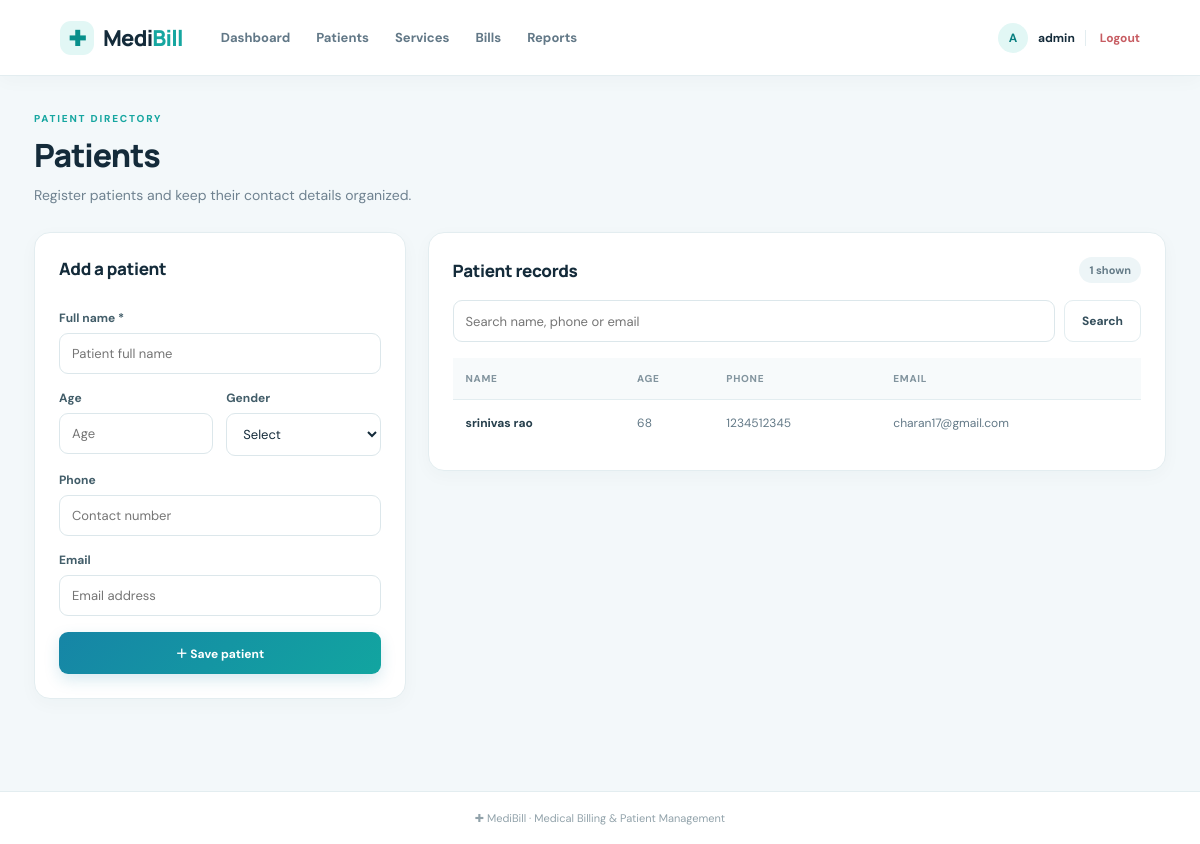
The app's page /patients (signed in) with its own data.
### tables this page shows
CREATE TABLE patients (
        id INTEGER PRIMARY KEY AUTOINCREMENT,
        name TEXT NOT NULL,
        age INTEGER,
        gender TEXT,
        phone TEXT,
        email TEXT,
        created_at TEXT NOT NULL
    );

### app.py (the view, shortened to what this page needs)
@app.route("/patients", methods=["GET", "POST"])
@login_required
def patients():
    db = get_db()
    search = request.args.get("q", "").strip()
    rows = db.execute("""
        SELECT * FROM patients
        WHERE name LIKE ? OR phone LIKE ? OR email LIKE ?
        ORDER BY id DESC
    """, (f"%{search}%", f"%{search}%", f"%{search}%")).fetchall()
    return render_template("patients.html", patients=rows, search=search)

### app.py (called while the page is built)
def get_db():
    if "db" not in g:
        g.db = sqlite3.connect(DATABASE, timeout=15)
        g.db.row_factory = sqlite3.Row
        g.db.execute("PRAGMA foreign_keys = ON")
        g.db.execute("PRAGMA journal_mode = WAL")
    return g.db

def login_required(view):
    @wraps(view)
    def wrapped(*args, **kwargs):
        if "user_id" not in session:
            flash("Please log in to continue.", "warning")
            return redirect(url_for("login"))
        return view(*args, **kwargs)
    return wrapped

### templates/patients.html
{% extends "base.html" %}{% block title %}Patients | MediBill{% endblock %}
{% block content %}
<div class="page-heading"><div><p class="eyebrow">PATIENT DIRECTORY</p><h1>Patients</h1><p class="muted">Register patients and keep their contact details organized.</p></div></div>
<div class="two-column"><form method="post" class="content-card form-stack"><h2>Add a patient</h2><label>Full name *<input name="name" required placeholder="Patient full name"></label><div class="form-row"><label>Age<input type="number" name="age" min="0" max="120" placeholder="Age"></label><label>Gender<select name="gender"><option value="">Select</option><option>Female</option><option>Male</option><option>Other</option></select></label></div><label>Phone<input name="phone" placeholder="Contact number"></label><label>Email<input type="email" name="email" placeholder="Email address"></label><button class="button primary" type="submit">＋ Save patient</button></form>
<div class="content-card"><div class="section-head"><h2>Patient records</h2><span class="count-pill">{{ patients|length }} shown</span></div><form class="search-form" method="get"><input name="q" value="{{ search }}" placeholder="Search name, phone or email"><button class="button secondary">Search</button></form>
{% if patients %}<div class="table-wrap"><table><thead><tr><th>Name</th><th>Age</th><th>Phone</th><th>Email</th></tr></thead><tbody>{% for p in patients %}<tr><td class="strong">{{ p.name }}</td><td>{{ p.age or '—' }}</td><td>{{ p.phone or '—' }}</td><td>{{ p.email or '—' }}</td></tr>{% endfor %}</tbody></table></div>{% else %}<div class="empty-state">No patients found. Add a patient to get started.</div>{% endif %}</div></div>
{% endblock %}

### static/style.css (style rules this page uses)
:root { --ink:#142b3a;--muted:#6f8290;--line:#e3edf0;--bg:#f3f8fa;--blue:#167da0;--navy:#123849;--teal:#16a6a0;--green:#16866a }
* { box-sizing:border-box }
body { margin:0;background:var(--bg);color:var(--ink);font-family:'DM Sans',Arial,sans-serif;font-size:14px }
.page-heading { display:flex;align-items:center;justify-content:space-between;gap:20px;margin-bottom:26px }
.eyebrow { font-size:10px;font-weight:800;letter-spacing:1.8px;color:var(--teal);margin:0 0 8px }
.page-heading h1,.welcome-banner h1 { font:800 32px Manrope,sans-serif;letter-spacing:-1px;margin:0 }
.muted { color:var(--muted);line-height:1.6;margin:7px 0 0 }
.button { display:inline-flex;align-items:center;justify-content:center;border:0;border-radius:9px;padding:12px 17px;font:700 12px 'DM Sans',sans-serif;cursor:pointer;white-space:nowrap }
.primary { background:linear-gradient(135deg,#1685a6,#12a5a0);color:#fff;box-shadow:0 6px 15px #1685a62b }
.secondary { background:#fff;color:#344e5b;border:1px solid var(--line) }
.stat-card,.content-card { background:#fff;border:1px solid var(--line);border-radius:16px;box-shadow:0 5px 18px #12384908 }
.content-card { padding:24px;margin-bottom:22px }
.content-card h2 { font:800 17px Manrope,sans-serif;margin:0 0 14px;letter-spacing:-.3px }
.section-head { display:flex;align-items:center;justify-content:space-between;gap:12px;margin-bottom:17px }
.section-head h2 { margin:0 }
.count-pill { background:#edf5f7;color:#647b87;border-radius:30px;padding:6px 10px;font-size:11px;font-weight:700 }
.table-wrap { width:100%;overflow-x:auto }
table { border-collapse:collapse;width:100%;white-space:nowrap }
th { text-align:left;color:#82949e;text-transform:uppercase;letter-spacing:.7px;font-size:10px;font-weight:800;background:#f7fafb;padding:14px 13px;border-bottom:1px solid var(--line) }
td { padding:15px 13px;border-bottom:1px solid #edf2f4;color:#637987;font-size:12px }
tbody tr:last-child td { border-bottom:0 }
.strong { font-weight:700;color:#263f4c }
.two-column { display:grid;grid-template-columns:minmax(280px,.78fr) minmax(0,1.55fr);gap:22px;align-items:start }
.form-stack { display:flex;flex-direction:column;gap:16px }
.form-stack label,.payment-form label { display:flex;flex-direction:column;gap:7px;color:#425d69;font-size:12px;font-weight:700 }
input,select,textarea { width:100%;border:1px solid #dce7eb;border-radius:9px;padding:11px 12px;font:400 13px 'DM Sans',sans-serif;color:var(--ink);background:#fff;outline:none }
.form-row { display:grid;grid-template-columns:1fr 1fr;gap:13px }
.search-form { display:flex;gap:9px;margin-bottom:16px }
.search-form input { flex:1;min-width:100px }

### records on screen
patients: name "srinivas rao", age "68", phone "1234512345", email "charan17@gmail.com"

### other values on screen
{{ session.get('username','U')[0]|upper }} "A"
{{ session.get('username') }} "admin"
{{ patients|length }} "1"
